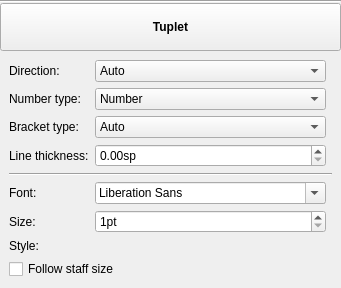
<?xml version="1.0" encoding="UTF-8"?>
<ui version="4.0">
 <class>InspectorTuplet</class>
 <widget class="QWidget" name="InspectorTuplet">
  <property name="geometry">
   <rect>
    <x>0</x>
    <y>0</y>
    <width>304</width>
    <height>288</height>
   </rect>
  </property>
  <property name="accessibleName">
   <string>Tuplet Inspector</string>
  </property>
  <layout class="QVBoxLayout" name="verticalLayout">
   <property name="spacing">
    <number>0</number>
   </property>
   <property name="leftMargin">
    <number>0</number>
   </property>
   <property name="topMargin">
    <number>0</number>
   </property>
   <property name="rightMargin">
    <number>0</number>
   </property>
   <property name="bottomMargin">
    <number>0</number>
   </property>
   <item>
    <widget class="QFrame" name="frame_1">
     <property name="frameShape">
      <enum>QFrame::HLine</enum>
     </property>
     <property name="frameShadow">
      <enum>QFrame::Sunken</enum>
     </property>
    </widget>
   </item>
   <item>
    <widget class="QToolButton" name="title">
     <property name="sizePolicy">
      <sizepolicy hsizetype="Preferred" vsizetype="Preferred">
       <horstretch>0</horstretch>
       <verstretch>0</verstretch>
      </sizepolicy>
     </property>
     <property name="font">
      <font>
       <weight>75</weight>
       <bold>true</bold>
      </font>
     </property>
     <property name="text">
      <string>Tuplet</string>
     </property>
    </widget>
   </item>
   <item>
    <widget class="QWidget" name="panel" native="true">
     <layout class="QGridLayout" name="gridLayout">
      <item row="0" column="1">
       <widget class="QLabel" name="label_3">
        <property name="sizePolicy">
         <sizepolicy hsizetype="Expanding" vsizetype="Preferred">
          <horstretch>0</horstretch>
          <verstretch>0</verstretch>
         </sizepolicy>
        </property>
        <property name="text">
         <string>Direction:</string>
        </property>
        <property name="alignment">
         <set>Qt::AlignLeading|Qt::AlignLeft|Qt::AlignVCenter</set>
        </property>
        <property name="buddy">
         <cstring>direction</cstring>
        </property>
       </widget>
      </item>
      <item row="0" column="2">
       <widget class="QComboBox" name="direction">
        <property name="sizePolicy">
         <sizepolicy hsizetype="Expanding" vsizetype="Fixed">
          <horstretch>0</horstretch>
          <verstretch>0</verstretch>
         </sizepolicy>
        </property>
        <property name="accessibleName">
         <string>Direction</string>
        </property>
        <item>
         <property name="text">
          <string>Auto</string>
         </property>
        </item>
        <item>
         <property name="text">
          <string>Up</string>
         </property>
        </item>
        <item>
         <property name="text">
          <string>Down</string>
         </property>
        </item>
       </widget>
      </item>
      <item row="0" column="3">
       <widget class="Ms::ResetButton" name="resetDirection" native="true">
        <property name="sizePolicy">
         <sizepolicy hsizetype="Fixed" vsizetype="Preferred">
          <horstretch>0</horstretch>
          <verstretch>0</verstretch>
         </sizepolicy>
        </property>
        <property name="accessibleName">
         <string>Reset 'Direction' value</string>
        </property>
       </widget>
      </item>
      <item row="1" column="1">
       <widget class="QLabel" name="label">
        <property name="text">
         <string>Number type:</string>
        </property>
        <property name="alignment">
         <set>Qt::AlignLeading|Qt::AlignLeft|Qt::AlignVCenter</set>
        </property>
        <property name="buddy">
         <cstring>numberType</cstring>
        </property>
       </widget>
      </item>
      <item row="1" column="2">
       <widget class="QComboBox" name="numberType">
        <property name="sizePolicy">
         <sizepolicy hsizetype="Expanding" vsizetype="Fixed">
          <horstretch>0</horstretch>
          <verstretch>0</verstretch>
         </sizepolicy>
        </property>
        <property name="accessibleName">
         <string>Number type</string>
        </property>
        <item>
         <property name="text">
          <string>Number</string>
         </property>
        </item>
        <item>
         <property name="text">
          <string>Ratio</string>
         </property>
        </item>
        <item>
         <property name="text">
          <string comment="no tuplet number style">None</string>
         </property>
        </item>
       </widget>
      </item>
      <item row="1" column="3">
       <widget class="Ms::ResetButton" name="resetNumberType" native="true">
        <property name="sizePolicy">
         <sizepolicy hsizetype="Fixed" vsizetype="Preferred">
          <horstretch>0</horstretch>
          <verstretch>0</verstretch>
         </sizepolicy>
        </property>
        <property name="accessibleName">
         <string>Reset 'Number type' value</string>
        </property>
       </widget>
      </item>
      <item row="2" column="1">
       <widget class="QLabel" name="label_2">
        <property name="text">
         <string>Bracket type:</string>
        </property>
        <property name="alignment">
         <set>Qt::AlignLeading|Qt::AlignLeft|Qt::AlignVCenter</set>
        </property>
        <property name="buddy">
         <cstring>bracketType</cstring>
        </property>
       </widget>
      </item>
      <item row="2" column="2">
       <widget class="QComboBox" name="bracketType">
        <property name="sizePolicy">
         <sizepolicy hsizetype="Expanding" vsizetype="Fixed">
          <horstretch>0</horstretch>
          <verstretch>0</verstretch>
         </sizepolicy>
        </property>
        <property name="accessibleName">
         <string>Bracket type</string>
        </property>
        <item>
         <property name="text">
          <string>Auto</string>
         </property>
        </item>
        <item>
         <property name="text">
          <string>Bracket</string>
         </property>
        </item>
        <item>
         <property name="text">
          <string>Slur</string>
         </property>
        </item>
        <item>
         <property name="text">
          <string comment="no tuplet bracket style">None</string>
         </property>
        </item>
       </widget>
      </item>
      <item row="2" column="3">
       <widget class="Ms::ResetButton" name="resetBracketType" native="true">
        <property name="sizePolicy">
         <sizepolicy hsizetype="Fixed" vsizetype="Preferred">
          <horstretch>0</horstretch>
          <verstretch>0</verstretch>
         </sizepolicy>
        </property>
        <property name="accessibleName">
         <string>Reset 'Bracket type' value</string>
        </property>
       </widget>
      </item>
      <item row="3" column="1">
       <widget class="QLabel" name="label_4">
        <property name="text">
         <string>Line thickness:</string>
        </property>
        <property name="alignment">
         <set>Qt::AlignLeading|Qt::AlignLeft|Qt::AlignVCenter</set>
        </property>
        <property name="buddy">
         <cstring>lineWidth</cstring>
        </property>
       </widget>
      </item>
      <item row="3" column="2">
       <widget class="QDoubleSpinBox" name="lineWidth">
        <property name="sizePolicy">
         <sizepolicy hsizetype="Expanding" vsizetype="Fixed">
          <horstretch>0</horstretch>
          <verstretch>0</verstretch>
         </sizepolicy>
        </property>
        <property name="accessibleName">
         <string>Line thickness</string>
        </property>
        <property name="suffix">
         <string>sp</string>
        </property>
        <property name="singleStep">
         <double>0.100000000000000</double>
        </property>
       </widget>
      </item>
      <item row="3" column="3">
       <widget class="Ms::ResetButton" name="resetLineWidth" native="true">
        <property name="sizePolicy">
         <sizepolicy hsizetype="Fixed" vsizetype="Preferred">
          <horstretch>0</horstretch>
          <verstretch>0</verstretch>
         </sizepolicy>
        </property>
        <property name="accessibleName">
         <string>Reset 'Line thickness' value</string>
        </property>
       </widget>
      </item>
      <item row="4" column="1" colspan="3">
       <widget class="Line" name="line">
        <property name="orientation">
         <enum>Qt::Horizontal</enum>
        </property>
       </widget>
      </item>
      <item row="5" column="1">
       <widget class="QLabel" name="label_5">
        <property name="text">
         <string>Font:</string>
        </property>
       </widget>
      </item>
      <item row="5" column="2">
       <widget class="QFontComboBox" name="tupletFontFace">
        <property name="sizePolicy">
         <sizepolicy hsizetype="Expanding" vsizetype="Fixed">
          <horstretch>0</horstretch>
          <verstretch>0</verstretch>
         </sizepolicy>
        </property>
        <property name="toolTip">
         <string>Font face</string>
        </property>
        <property name="accessibleName">
         <string>Font face</string>
        </property>
       </widget>
      </item>
      <item row="5" column="3">
       <widget class="Ms::ResetButton" name="resetTupletFontFace" native="true">
        <property name="sizePolicy">
         <sizepolicy hsizetype="Fixed" vsizetype="Preferred">
          <horstretch>0</horstretch>
          <verstretch>0</verstretch>
         </sizepolicy>
        </property>
        <property name="accessibleName">
         <string>Reset 'Font' value</string>
        </property>
       </widget>
      </item>
      <item row="6" column="1">
       <widget class="QLabel" name="label_6">
        <property name="text">
         <string>Size:</string>
        </property>
       </widget>
      </item>
      <item row="6" column="2">
       <widget class="QSpinBox" name="tupletFontSize">
        <property name="sizePolicy">
         <sizepolicy hsizetype="Expanding" vsizetype="Fixed">
          <horstretch>0</horstretch>
          <verstretch>0</verstretch>
         </sizepolicy>
        </property>
        <property name="toolTip">
         <string>Font size</string>
        </property>
        <property name="accessibleName">
         <string>Font size</string>
        </property>
        <property name="suffix">
         <string>pt</string>
        </property>
        <property name="minimum">
         <number>1</number>
        </property>
       </widget>
      </item>
      <item row="6" column="3">
       <widget class="Ms::ResetButton" name="resetTupletFontSize" native="true">
        <property name="sizePolicy">
         <sizepolicy hsizetype="Fixed" vsizetype="Preferred">
          <horstretch>0</horstretch>
          <verstretch>0</verstretch>
         </sizepolicy>
        </property>
        <property name="accessibleName">
         <string>Reset 'Size' value</string>
        </property>
       </widget>
      </item>
      <item row="7" column="1">
       <widget class="QLabel" name="label_7">
        <property name="text">
         <string>Style:</string>
        </property>
       </widget>
      </item>
      <item row="7" column="2">
       <widget class="Ms::FontStyleSelect" name="tupletFontStyle" native="true">
        <property name="accessibleName">
         <string>Style</string>
        </property>
       </widget>
      </item>
      <item row="7" column="3">
       <widget class="Ms::ResetButton" name="resetTupletFontStyle" native="true">
        <property name="sizePolicy">
         <sizepolicy hsizetype="Fixed" vsizetype="Preferred">
          <horstretch>0</horstretch>
          <verstretch>0</verstretch>
         </sizepolicy>
        </property>
        <property name="accessibleName">
         <string>Reset 'Style' values</string>
        </property>
       </widget>
      </item>
      <item row="8" column="1" colspan="2">
       <widget class="QCheckBox" name="spatiumDependent">
        <property name="accessibleName">
         <string>Follow staff size</string>
        </property>
        <property name="text">
         <string>Follow staff size</string>
        </property>
       </widget>
      </item>
      <item row="8" column="3">
       <widget class="Ms::ResetButton" name="resetSpatiumDependent" native="true">
        <property name="sizePolicy">
         <sizepolicy hsizetype="Fixed" vsizetype="Preferred">
          <horstretch>0</horstretch>
          <verstretch>0</verstretch>
         </sizepolicy>
        </property>
        <property name="accessibleName">
         <string>Reset 'Follow staff size' values</string>
        </property>
       </widget>
      </item>
     </layout>
    </widget>
   </item>
  </layout>
 </widget>
 <customwidgets>
  <customwidget>
   <class>Ms::ResetButton</class>
   <extends>QWidget</extends>
   <header>view/ui/resetButton.h</header>
   <container>1</container>
  </customwidget>
  <customwidget>
   <class>Ms::FontStyleSelect</class>
   <extends>QWidget</extends>
   <header>view/ui/fontStyleSelect.h</header>
   <container>1</container>
  </customwidget>
 </customwidgets>
 <tabstops>
  <tabstop>title</tabstop>
  <tabstop>direction</tabstop>
  <tabstop>numberType</tabstop>
  <tabstop>bracketType</tabstop>
  <tabstop>lineWidth</tabstop>
 </tabstops>
 <resources/>
 <connections/>
</ui>
